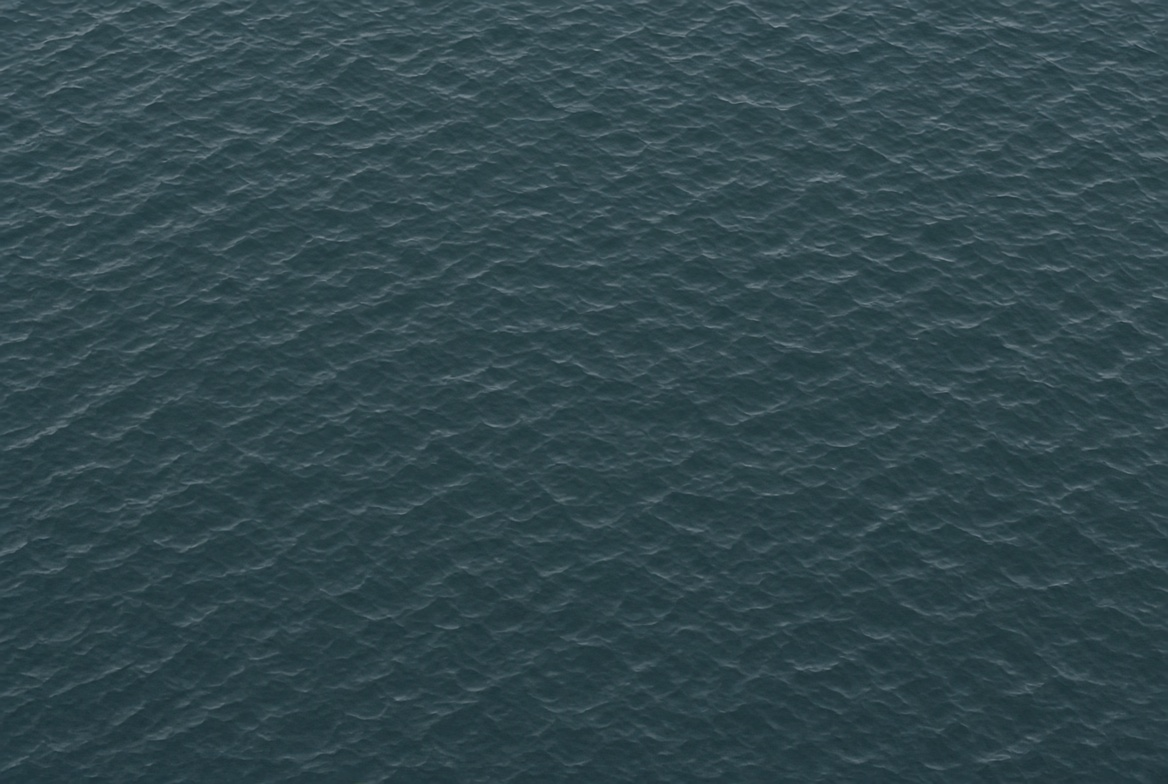
#> input picture assets/blender/water-v3-reference.jpg, 1168 x 784 px
$ python create_game_water_v3.py
#> lines starting #> are read from the running program, lines starting #| are printed output that depends on the picture
"""3D Water V3: seamless PBR water maps from a real FFT ocean spectrum (Tessendorf).

V1/V2 summed a few hand-picked sine waves, which reads as a fake pattern. V3 synthesizes a
wind-driven ocean surface the way film/ocean simulators (and Blender's Ocean modifier) do:
a Phillips wave spectrum with random phases, inverse-FFT'd to a height field, plus
Tessendorf "choppy" horizontal displacement that sharpens crests and flattens troughs.
An FFT field is periodic by construction, so every map tiles with no seam.

The surface is shaded as seen straight down under an overcast sky (deep-water body color
plus Fresnel-weighted sky reflection), then tone-matched to the reference photo
assets/blender/water-v3-reference.jpg.

Run with any Python that has numpy + Pillow:
    python assets/blender/create_game_water_v3.py
Writes public/game/textures/water-v3/water-{color,normal,roughness}.png and a 2x2 tiling
check image at assets/blender/game-water-v3-tiling.png.
"""
from pathlib import Path
import numpy as np
from PIL import Image

ROOT = Path(__file__).resolve().parents[2]
OUT = ROOT / "public" / "game" / "textures" / "water-v3"
REFERENCE = ROOT / "assets" / "blender" / "water-v3-reference.jpg"
OUT.mkdir(parents=True, exist_ok=True)

import sys
N = int(sys.argv[1]) if len(sys.argv) > 1 else 2048
SEED = 20261002
# Wavelengths are in tile widths, matched to the reference photo's crest spacing at 1:1
# pixels. How large the waves look in game is set by the V3 texture repeat in ThreeWater.
DOMINANT = 1 / 16
SMALLEST = 5.0 / N          # soft spectral cutoff: ripples under ~10 px fade out (no crinkle)
ALIGNMENT = 2.5             # |k.w|^ALIGNMENT: high = long crests running across the wind
WIND_DIR = np.array([0.26, 0.97])  # mostly "up" the image: crests run left-right like the photo
CHOP = 0.3                  # Tessendorf choppiness (sharp crests, broad troughs; kept below fold-over)
CONTRAST = 0.6               # color-map contrast relative to the reference photo
RIPPLE = 0.004              # strength of the fine ripple band riding on the wavelets
SLOPE_GAIN = 1.0            # overall wave steepness used for shading/normals

rng = np.random.default_rng(SEED)
WIND_DIR = WIND_DIR / np.linalg.norm(WIND_DIR)

# --- Phillips spectrum on the periodic frequency grid (tile width = 1). ---
freq = np.fft.fftfreq(N, d=1.0 / N)              # cycles per tile
kx, ky = np.meshgrid(freq * 2 * np.pi, freq * 2 * np.pi)
k = np.hypot(kx, ky)
k_safe = np.where(k == 0, 1.0, k)
# The reference photo was shot at a low angle, so perspective squashes the waves vertically
# and draws each crest out into a long horizontal line. FORESHORTEN builds that look into
# the spectrum itself (vertical frequencies count FORESHORTEN times as long).
FORESHORTEN = 1.0
kyv = ky / FORESHORTEN
k_view = np.where(np.hypot(kx, kyv) == 0, 1.0, np.hypot(kx, kyv))
# Main wavelets: a JONSWAP-style peaked spectrum (Phillips shape sharpened around its peak)
# with a steep short-wave tail, so slopes stay smooth and rounded instead of crinkled.
Lw = DOMINANT / (2 * np.pi * np.sqrt(2))
cos_w = (kx * WIND_DIR[0] + kyv * WIND_DIR[1]) / k_view
kp = 2 * np.pi / DOMINANT
sigma = np.where(k_view <= kp, 0.07, 0.09)
peak = 3.3 ** np.exp(-((k_view - kp) ** 2) / (2 * sigma ** 2 * kp ** 2))
spectrum = np.exp(-1.25 * (kp / k_view) ** 4) / k_view ** 4.5 * peak * np.abs(cos_w) ** ALIGNMENT
spectrum *= np.exp(-(k_safe * SMALLEST / (2 * np.pi)) ** 2 * 4)
# A little energy against the wind keeps the chop short-crested instead of corduroy.
spectrum *= np.where(cos_w < 0, 0.5, 1.0)
# Fine wind ripples riding on the wavelets: a separate faint band about 3.5x shorter.
kr = kp * 3.5
ripples = np.exp(-((k_view - kr) ** 2) / (2 * (0.35 * kr) ** 2)) / k_view ** 4.5
spectrum = spectrum / spectrum.max() + RIPPLE * ripples / ripples.max()
spectrum[k == 0] = 0
amp = np.sqrt(spectrum / 2) * (rng.standard_normal((N, N)) + 1j * rng.standard_normal((N, N)))

def field(spec):
    return np.real(np.fft.ifft2(spec)) * N * N

height = field(amp)
# Tessendorf horizontal displacement D = ifft(-i k/|k| h)
disp_x = field(-1j * kx / k_view * amp)
disp_y = field(-1j * kyv / k_view * amp) / FORESHORTEN
scale = 1.0 / height.std()
height *= scale; disp_x *= scale; disp_y *= scale

# Sample the surface at x - CHOP*D(x) (one fixed-point step of the choppy remap), periodic
# bilinear, so crests sharpen and troughs widen exactly like the displaced ocean mesh.
px = DOMINANT * N / (2 * np.pi)                  # displacement units -> pixels
yy, xx = np.meshgrid(np.arange(N, dtype=np.float64), np.arange(N, dtype=np.float64), indexing="ij")
def sample(grid, sx, sy):
    x0 = np.floor(sx).astype(int) % N; y0 = np.floor(sy).astype(int) % N
    fx = sx - np.floor(sx); fy = sy - np.floor(sy)
    x1 = (x0 + 1) % N; y1 = (y0 + 1) % N
    return ((grid[y0, x0] * (1 - fx) + grid[y0, x1] * fx) * (1 - fy)
            + (grid[y1, x0] * (1 - fx) + grid[y1, x1] * fx) * fy)

# Invert x' = x + CHOP*D(x) with two fixed-point steps: one step leaves crease lines
# where crests bunch up; the second settles them.
ox = np.zeros_like(xx); oy = np.zeros_like(yy)
for _ in range(2):
    ox = CHOP * px * sample(disp_x, xx - ox, yy - oy)
    oy = CHOP * px * sample(disp_y, xx - ox, yy - oy)
h = sample(height, xx - ox, yy - oy)


# --- Surface normals from the choppy height field (periodic central differences). ---
gx = (np.roll(h, -1, axis=1) - np.roll(h, 1, axis=1)) / 2
gy = (np.roll(h, -1, axis=0) - np.roll(h, 1, axis=0)) / 2
# Steepness: RMS slope ~0.28 is typical for wind chop seen from above.
slope_scale = SLOPE_GAIN * 0.28 / np.sqrt((gx ** 2 + gy ** 2).mean())
sx_, sy_ = gx * slope_scale, gy * slope_scale
# Image row 0 is the TOP of the PNG; normal-map green must point up the image (OpenGL).
nx, ny, nz = -sx_, sy_, np.ones_like(sx_)
inv = 1 / np.sqrt(nx * nx + ny * ny + nz * nz)
nx *= inv; ny *= inv; nz *= inv

# --- Color: what the eye reads as water is reflection, not relief. ---
# The game lights the normal map itself, so the color map must not bake directional
# shading (that double-embosses into rock/leather). Instead: a calm body color with broad,
# slow patches (wind slicks and deeper water), plus soft sky glints on the steeper ripple
# faces whichever way they lean, from the Fresnel term of a straight-down view.
fresnel = 0.02 + 0.98 * (1 - np.clip(nz, 0, 1)) ** 5
glint = np.clip((fresnel - 0.02) * 30, 0, 1) ** 0.8
patch_spec = np.exp(-((k_safe / (2 * np.pi)) / 3.0) ** 2) * (k > 0)
patches = field(np.sqrt(patch_spec) * (rng.standard_normal((N, N)) + 1j * rng.standard_normal((N, N))))
patches = (patches - patches.mean()) / patches.std()
lum = 0.55 * glint + 0.35 * patches + 0.25 * h / max(h.std(), 1e-9)
# A camera lens never resolves a perfectly crisp surface; a sub-pixel softening reads as
# photo. Done in the frequency domain so it wraps around and the tile stays seamless.
lum = np.real(np.fft.ifft2(np.fft.fft2(lum) * np.exp(-0.5 * (0.8 * k / N) ** 2)))

# --- Tone-match to the reference photo: luminance CDF, then its average tint. ---
ref = np.asarray(Image.open(REFERENCE).convert("RGB"), dtype=np.float64)
ref_lum = ref.mean(axis=2).ravel()
ref_sorted = np.sort(ref_lum)
rank = np.empty(N * N); rank[np.argsort(lum.ravel())] = np.linspace(0, 1, N * N)
matched = np.interp(rank, np.linspace(0, 1, ref_sorted.size), ref_sorted).reshape(N, N)
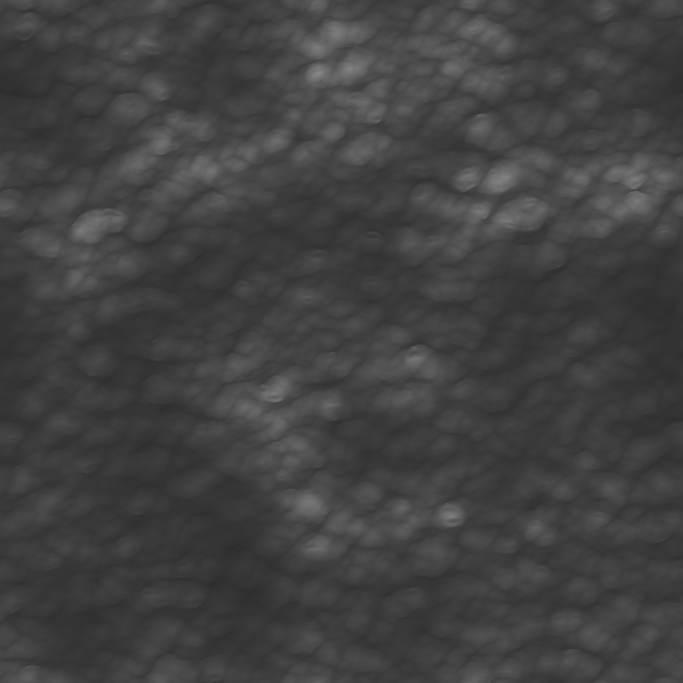
#> matched: shape (2048, 2048) float64 (shown at 1/3 size); min 42.67, max 148, mean 66.2
# Half the photo's contrast: the game's own lighting adds the rest from the normal map.
matched = ref_lum.mean() + (matched - ref_lum.mean()) * CONTRAST
tint = ref.reshape(-1, 3).mean(axis=0) / ref.mean()
#> tint = [0.752, 1.08, 1.17]
color = np.clip(matched[:, :, None] * tint[None, None, :], 0, 255)
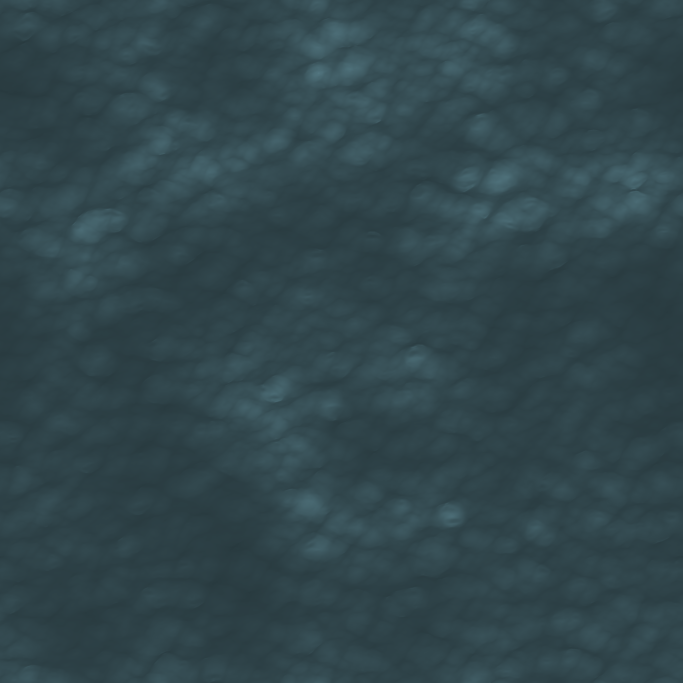
#> color: shape (2048, 2048, 3) float64 (shown at 1/3 size); mean of channels 0, 1, 2 49.7, 71.4, 77.4; drawn as R, G, B
# Brighter pixels in the photo are a little greyer (sky reflection); keep that.
grey = np.clip((matched - ref_lum.mean()) / 40, 0, 1)[:, :, None]
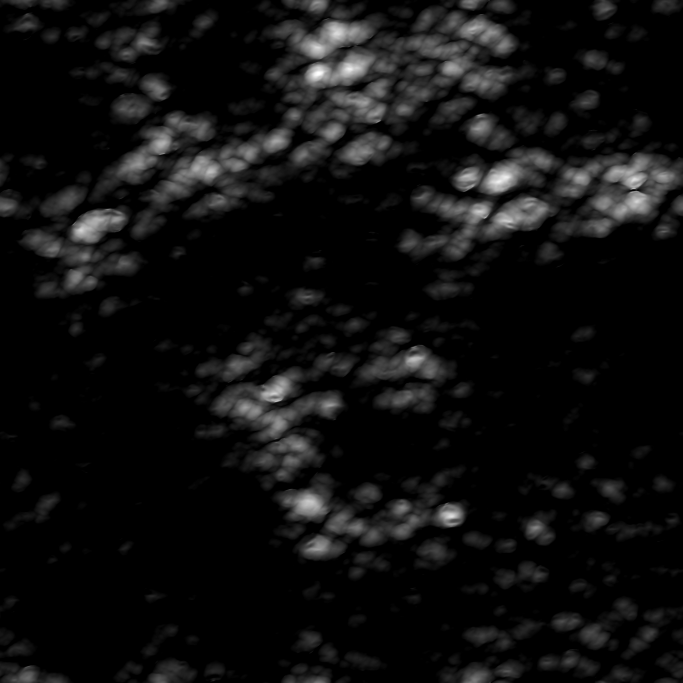
#> grey: shape (2048, 2048, 1) float64 (shown at 1/3 size); min 0, max 1, mean 0.0626
color = np.clip(color * (1 - 0.25 * grey) + matched[:, :, None] * 0.25 * grey, 0, 255)

Image.fromarray(color.astype(np.uint8), "RGB").save(OUT / "water-color.png")
normal_rgb = np.stack([nx * 0.5 + 0.5, ny * 0.5 + 0.5, nz * 0.5 + 0.5], axis=-1)
Image.fromarray((normal_rgb * 255 + 0.5).astype(np.uint8), "RGB").save(OUT / "water-normal.png")
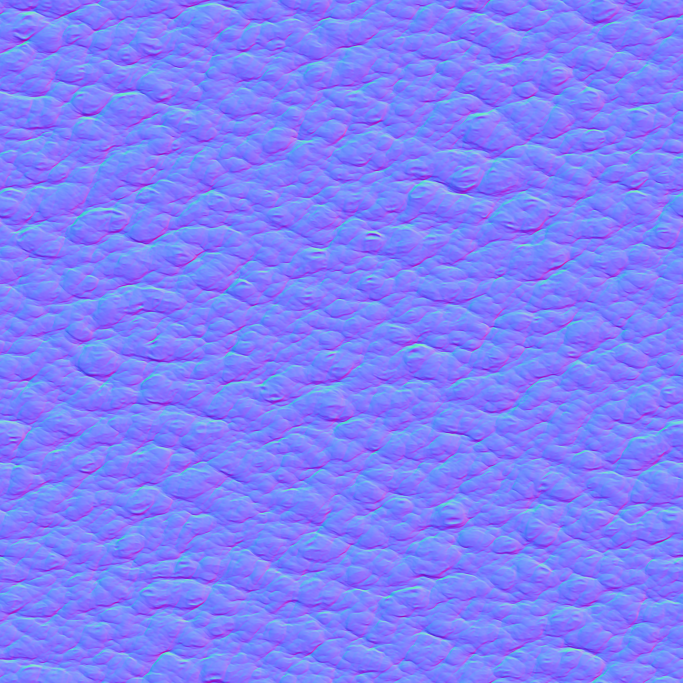
#> saved as water-normal.png: PIL image 2048x2048 RGB (shown at 1/3 size); mean R, G, B 127.5, 127.5, 251.1
# Rough where the surface is breaking (steep crests), glossy in the smooth troughs.
steep = np.clip((1 - nz) * 12, 0, 1)
rough = np.clip(0.30 + 0.22 * steep + 0.05 * np.clip(h, -1, 1), 0.25, 0.6)
rough8 = (rough * 255 + 0.5).astype(np.uint8)
Image.fromarray(np.stack([rough8] * 3, axis=-1), "RGB").save(OUT / "water-roughness.png")
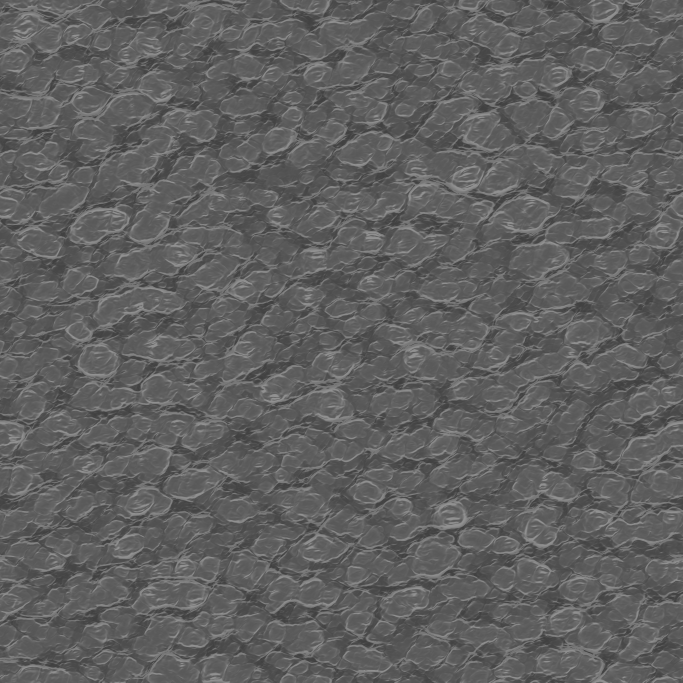
#> saved as water-roughness.png: PIL image 2048x2048 RGB (shown at 1/3 size); min 64, max 145, mean 95.8

# 2x2 tiling check (any seam would show as a cross through the middle).
half = Image.open(OUT / "water-color.png").resize((N // 2, N // 2), Image.LANCZOS)
tiled = Image.new("RGB", (N, N))
#> tiled: PIL image 2048x2048 RGB; every value is 0
for ox in (0, N // 2):
    for oy in (0, N // 2):
        tiled.paste(half, (ox, oy))
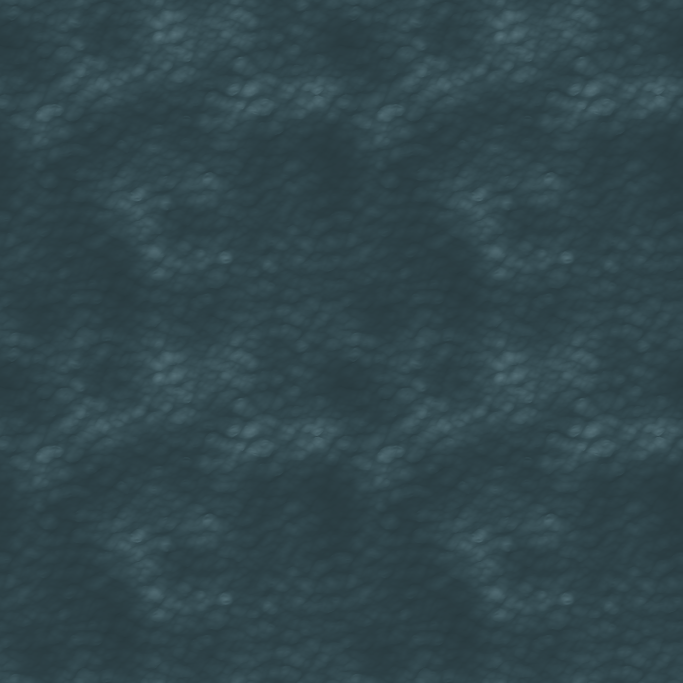
#> tiled: PIL image 2048x2048 RGB (shown at 1/3 size); mean R, G, B 49.5, 70.7, 76.7
tiled.save(ROOT / "assets" / "blender" / "game-water-v3-tiling.png")
print("WATER_V3_DONE", OUT, "mean", color.reshape(-1, 3).mean(axis=0).round(1), "std", color.reshape(-1, 3).std(axis=0).round(1))
#| WATER_V3_DONE public/game/textures/water-v3 mean [50.  71.3 77.2] std [5.5 6.9 7.3]
